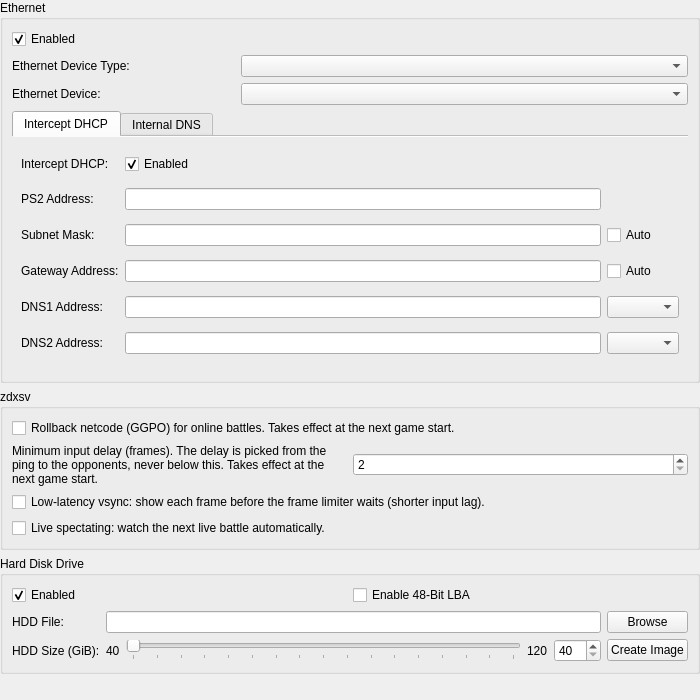
<?xml version="1.0" encoding="UTF-8"?>
<ui version="4.0">
 <class>DEV9SettingsWidget</class>
 <widget class="QWidget" name="DEV9SettingsWidget">
  <property name="geometry">
   <rect>
    <x>0</x>
    <y>0</y>
    <width>700</width>
    <height>700</height>
   </rect>
  </property>
  <layout class="QVBoxLayout" name="verticalLayout">
   <property name="leftMargin">
    <number>0</number>
   </property>
   <property name="topMargin">
    <number>0</number>
   </property>
   <property name="rightMargin">
    <number>0</number>
   </property>
   <property name="bottomMargin">
    <number>0</number>
   </property>
   <item>
    <widget class="QGroupBox" name="groupBox">
     <property name="title">
      <string>Ethernet</string>
     </property>
     <layout class="QGridLayout" name="gridLayout">
      <item row="2" column="1" colspan="2">
       <widget class="QComboBox" name="ethDev"/>
      </item>
      <item row="2" column="0">
       <widget class="QLabel" name="ethDevLabel">
        <property name="text">
         <string>Ethernet Device:</string>
        </property>
        <property name="buddy">
         <cstring>ethDev</cstring>
        </property>
       </widget>
      </item>
      <item row="1" column="0">
       <widget class="QLabel" name="ethDevTypeLabel">
        <property name="text">
         <string>Ethernet Device Type:</string>
        </property>
        <property name="buddy">
         <cstring>ethDevType</cstring>
        </property>
       </widget>
      </item>
      <item row="3" column="0" colspan="3">
       <widget class="QTabWidget" name="ethTabWidget">
        <property name="currentIndex">
         <number>0</number>
        </property>
        <property name="documentMode">
         <bool>true</bool>
        </property>
        <widget class="QWidget" name="tab">
         <attribute name="title">
          <string>Intercept DHCP</string>
         </attribute>
         <layout class="QGridLayout" name="gridLayout_3">
          <item row="4" column="2">
           <widget class="QComboBox" name="ethDNS1Mode"/>
          </item>
          <item row="0" column="1">
           <widget class="QCheckBox" name="ethInterceptDHCP">
            <property name="text">
             <string comment="InterceptDHCP">Enabled</string>
            </property>
            <property name="checked">
             <bool>true</bool>
            </property>
           </widget>
          </item>
          <item row="2" column="1">
           <widget class="QLineEdit" name="ethNetMask">
            <property name="inputMask">
             <string/>
            </property>
           </widget>
          </item>
          <item row="2" column="0">
           <widget class="QLabel" name="ethNetMaskLabel">
            <property name="text">
             <string>Subnet Mask:</string>
            </property>
            <property name="buddy">
             <cstring>ethNetMask</cstring>
            </property>
           </widget>
          </item>
          <item row="3" column="0">
           <widget class="QLabel" name="ethGatewayAddrLabel">
            <property name="text">
             <string>Gateway Address:</string>
            </property>
            <property name="buddy">
             <cstring>ethGatewayAddr</cstring>
            </property>
           </widget>
          </item>
          <item row="3" column="2">
           <widget class="QCheckBox" name="ethGatewayAuto">
            <property name="text">
             <string>Auto</string>
            </property>
           </widget>
          </item>
          <item row="0" column="0">
           <widget class="QLabel" name="ethInterceptDHCPLabel">
            <property name="text">
             <string>Intercept DHCP:</string>
            </property>
            <property name="buddy">
             <cstring>ethInterceptDHCP</cstring>
            </property>
           </widget>
          </item>
          <item row="1" column="1">
           <widget class="QLineEdit" name="ethPS2Addr">
            <property name="inputMask">
             <string/>
            </property>
           </widget>
          </item>
          <item row="2" column="2">
           <widget class="QCheckBox" name="ethNetMaskAuto">
            <property name="text">
             <string>Auto</string>
            </property>
           </widget>
          </item>
          <item row="1" column="0">
           <widget class="QLabel" name="ethPS2AddrLabel">
            <property name="text">
             <string>PS2 Address:</string>
            </property>
            <property name="buddy">
             <cstring>ethPS2Addr</cstring>
            </property>
           </widget>
          </item>
          <item row="3" column="1">
           <widget class="QLineEdit" name="ethGatewayAddr">
            <property name="inputMask">
             <string/>
            </property>
           </widget>
          </item>
          <item row="4" column="0">
           <widget class="QLabel" name="ethDNS1AddrLabel">
            <property name="text">
             <string>DNS1 Address:</string>
            </property>
            <property name="buddy">
             <cstring>ethDNS1Addr</cstring>
            </property>
           </widget>
          </item>
          <item row="4" column="1">
           <widget class="QLineEdit" name="ethDNS1Addr">
            <property name="inputMask">
             <string/>
            </property>
           </widget>
          </item>
          <item row="5" column="0">
           <widget class="QLabel" name="ethDNS2AddrLabel">
            <property name="text">
             <string>DNS2 Address:</string>
            </property>
            <property name="buddy">
             <cstring>ethDNS2Addr</cstring>
            </property>
           </widget>
          </item>
          <item row="5" column="1">
           <widget class="QLineEdit" name="ethDNS2Addr">
            <property name="inputMask">
             <string/>
            </property>
           </widget>
          </item>
          <item row="5" column="2">
           <widget class="QComboBox" name="ethDNS2Mode"/>
          </item>
         </layout>
        </widget>
        <widget class="QWidget" name="tab_2">
         <attribute name="title">
          <string>Internal DNS</string>
         </attribute>
         <layout class="QGridLayout" name="gridLayout_4">
          <item row="1" column="1">
           <layout class="QVBoxLayout" name="verticalLayout_2">
            <item>
             <widget class="QPushButton" name="ethHostAdd">
              <property name="text">
               <string>Add</string>
              </property>
             </widget>
            </item>
            <item>
             <widget class="QPushButton" name="ethHostDel">
              <property name="text">
               <string>Delete</string>
              </property>
             </widget>
            </item>
            <item>
             <widget class="QPushButton" name="ethHostExport">
              <property name="text">
               <string>Export</string>
              </property>
             </widget>
            </item>
            <item>
             <widget class="QPushButton" name="ethHostImport">
              <property name="text">
               <string>Import</string>
              </property>
             </widget>
            </item>
            <item>
             <widget class="QPushButton" name="ethHostPerGame">
              <property name="text">
               <string>Per game</string>
              </property>
             </widget>
            </item>
            <item>
             <spacer name="verticalSpacer_2">
              <property name="orientation">
               <enum>Qt::Orientation::Vertical</enum>
              </property>
              <property name="sizeHint" stdset="0">
               <size>
                <width>20</width>
                <height>0</height>
               </size>
              </property>
             </spacer>
            </item>
           </layout>
          </item>
          <item row="0" column="0" colspan="2">
           <widget class="QLabel" name="label_11">
            <property name="text">
             <string>Internal DNS can be selected using the DNS1/2 dropdowns, or by setting them to 192.0.2.1</string>
            </property>
            <property name="buddy">
             <cstring>ethHosts</cstring>
            </property>
           </widget>
          </item>
          <item row="1" column="0">
           <widget class="QTableView" name="ethHosts">
            <property name="selectionMode">
             <enum>QAbstractItemView::SelectionMode::SingleSelection</enum>
            </property>
            <property name="sortingEnabled">
             <bool>true</bool>
            </property>
            <attribute name="horizontalHeaderHighlightSections">
             <bool>false</bool>
            </attribute>
            <attribute name="verticalHeaderVisible">
             <bool>false</bool>
            </attribute>
           </widget>
          </item>
         </layout>
        </widget>
       </widget>
      </item>
      <item row="1" column="1" colspan="2">
       <widget class="QComboBox" name="ethDevType"/>
      </item>
      <item row="0" column="0" colspan="3">
       <widget class="QCheckBox" name="ethEnabled">
        <property name="text">
         <string comment="InternalDNSTable">Enabled</string>
        </property>
        <property name="checked">
         <bool>true</bool>
        </property>
       </widget>
      </item>
     </layout>
    </widget>
   </item>
   <item>
    <widget class="QGroupBox" name="zdxsvGroupBox">
     <property name="title">
      <string>zdxsv</string>
     </property>
     <layout class="QVBoxLayout" name="zdxsvLayout">
      <item>
       <widget class="QCheckBox" name="zdxsvGgpo">
        <property name="text">
         <string>Rollback netcode (GGPO) for online battles. Takes effect at the next game start.</string>
        </property>
       </widget>
      </item>
      <item>
       <layout class="QHBoxLayout" name="zdxsvGgpoMinDelayLayout">
        <item>
         <widget class="QLabel" name="zdxsvGgpoMinDelayLabel">
          <property name="text">
           <string>Minimum input delay (frames). The delay is picked from the ping to the opponents, never below this. Takes effect at the next game start.</string>
          </property>
          <property name="wordWrap">
           <bool>true</bool>
          </property>
         </widget>
        </item>
        <item>
         <widget class="QSpinBox" name="zdxsvGgpoMinDelay">
          <property name="minimum">
           <number>2</number>
          </property>
          <property name="maximum">
           <number>6</number>
          </property>
          <property name="value">
           <number>2</number>
          </property>
         </widget>
        </item>
       </layout>
      </item>
      <item>
       <widget class="QCheckBox" name="zdxsvLowLatencyVsync">
        <property name="text">
         <string>Low-latency vsync: show each frame before the frame limiter waits (shorter input lag).</string>
        </property>
       </widget>
      </item>
      <item>
       <widget class="QCheckBox" name="zdxsvLiveAutoNext">
        <property name="text">
         <string>Live spectating: watch the next live battle automatically.</string>
        </property>
       </widget>
      </item>
     </layout>
    </widget>
   </item>
   <item>
    <widget class="QGroupBox" name="groupBox_2">
     <property name="title">
      <string>Hard Disk Drive</string>
     </property>
     <layout class="QGridLayout" name="gridLayout_2">
      <item row="1" column="2">
       <widget class="QPushButton" name="hddBrowseFile">
        <property name="text">
         <string>Browse</string>
        </property>
       </widget>
      </item>
      <item row="1" column="1">
       <widget class="QLineEdit" name="hddFile"/>
      </item>
      <item row="0" column="0" colspan="3">
       <layout class="QHBoxLayout" name="horizontalLayout_2">
        <item>
         <widget class="QCheckBox" name="hddEnabled">
          <property name="text">
           <string comment="HDD">Enabled</string>
          </property>
          <property name="checked">
           <bool>true</bool>
          </property>
         </widget>
        </item>
        <item>
         <widget class="QCheckBox" name="hddLBA48">
          <property name="text">
           <string>Enable 48-Bit LBA</string>
          </property>
         </widget>
        </item>
       </layout>
      </item>
      <item row="2" column="1">
       <layout class="QHBoxLayout" name="horizontalLayout">
        <item>
         <widget class="QLabel" name="hddSizeMinLabel">
          <property name="text">
           <string>40</string>
          </property>
         </widget>
        </item>
        <item>
         <widget class="QSlider" name="hddSizeSlider">
          <property name="minimum">
           <number>40</number>
          </property>
          <property name="maximum">
           <number>120</number>
          </property>
          <property name="singleStep">
           <number>1</number>
          </property>
          <property name="orientation">
           <enum>Qt::Orientation::Horizontal</enum>
          </property>
          <property name="tickPosition">
           <enum>QSlider::TickPosition::TicksBelow</enum>
          </property>
          <property name="tickInterval">
           <number>5</number>
          </property>
         </widget>
        </item>
        <item>
         <widget class="QLabel" name="hddSizeMaxLabel">
          <property name="text">
           <string>120</string>
          </property>
         </widget>
        </item>
        <item>
         <widget class="QSpinBox" name="hddSizeSpinBox">
          <property name="minimum">
           <number>40</number>
          </property>
          <property name="maximum">
           <number>120</number>
          </property>
         </widget>
        </item>
       </layout>
      </item>
      <item row="1" column="0">
       <widget class="QLabel" name="hddFileLabel">
        <property name="text">
         <string>HDD File:</string>
        </property>
        <property name="buddy">
         <cstring>hddFile</cstring>
        </property>
       </widget>
      </item>
      <item row="2" column="0">
       <widget class="QLabel" name="hddSizeLabel">
        <property name="text">
         <string>HDD Size (GiB):</string>
        </property>
        <property name="buddy">
         <cstring>hddSizeSlider</cstring>
        </property>
       </widget>
      </item>
      <item row="2" column="2">
       <widget class="QPushButton" name="hddCreate">
        <property name="text">
         <string>Create Image</string>
        </property>
       </widget>
      </item>
     </layout>
    </widget>
   </item>
   <item>
    <spacer name="verticalSpacer">
     <property name="orientation">
      <enum>Qt::Orientation::Vertical</enum>
     </property>
     <property name="sizeHint" stdset="0">
      <size>
       <width>20</width>
       <height>0</height>
      </size>
     </property>
    </spacer>
   </item>
  </layout>
 </widget>
 <tabstops>
  <tabstop>ethEnabled</tabstop>
  <tabstop>ethDevType</tabstop>
  <tabstop>ethDev</tabstop>
  <tabstop>ethTabWidget</tabstop>
  <tabstop>ethInterceptDHCP</tabstop>
  <tabstop>ethPS2Addr</tabstop>
  <tabstop>ethNetMask</tabstop>
  <tabstop>ethNetMaskAuto</tabstop>
  <tabstop>ethGatewayAddr</tabstop>
  <tabstop>ethGatewayAuto</tabstop>
  <tabstop>ethDNS1Addr</tabstop>
  <tabstop>ethDNS1Mode</tabstop>
  <tabstop>ethDNS2Addr</tabstop>
  <tabstop>ethDNS2Mode</tabstop>
  <tabstop>ethHostAdd</tabstop>
  <tabstop>ethHostDel</tabstop>
  <tabstop>ethHostExport</tabstop>
  <tabstop>ethHostImport</tabstop>
  <tabstop>ethHostPerGame</tabstop>
  <tabstop>ethHosts</tabstop>
  <tabstop>hddEnabled</tabstop>
  <tabstop>hddLBA48</tabstop>
  <tabstop>hddFile</tabstop>
  <tabstop>hddBrowseFile</tabstop>
  <tabstop>hddSizeSlider</tabstop>
  <tabstop>hddSizeSpinBox</tabstop>
  <tabstop>hddCreate</tabstop>
 </tabstops>
 <resources/>
 <connections/>
</ui>
